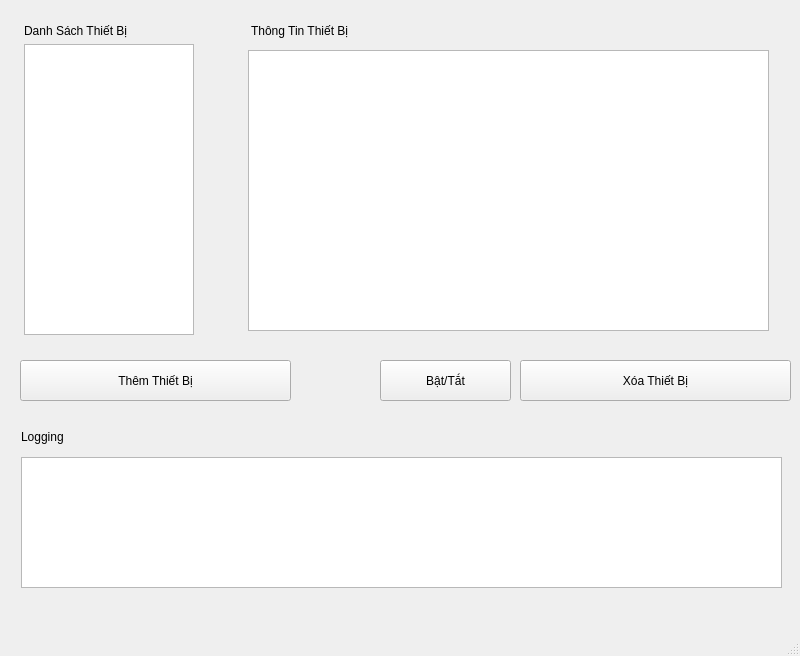
<?xml version="1.0" encoding="UTF-8"?>
<ui version="4.0">
 <class>SmartDeviceManager</class>
 <widget class="QMainWindow" name="SmartDeviceManager">
  <property name="geometry">
   <rect>
    <x>0</x>
    <y>0</y>
    <width>800</width>
    <height>656</height>
   </rect>
  </property>
  <property name="sizePolicy">
   <sizepolicy hsizetype="Fixed" vsizetype="Preferred">
    <horstretch>0</horstretch>
    <verstretch>0</verstretch>
   </sizepolicy>
  </property>
  <property name="windowTitle">
   <string>SmartDeviceManager</string>
  </property>
  <widget class="QWidget" name="centralwidget">
   <widget class="QWidget" name="bodyContainer" native="true">
    <property name="geometry">
     <rect>
      <x>11</x>
      <y>11</y>
      <width>771</width>
      <height>331</height>
     </rect>
    </property>
    <widget class="QLabel" name="label_2">
     <property name="geometry">
      <rect>
       <x>240</x>
       <y>10</y>
       <width>120</width>
       <height>20</height>
      </rect>
     </property>
     <property name="sizePolicy">
      <sizepolicy hsizetype="Maximum" vsizetype="Preferred">
       <horstretch>0</horstretch>
       <verstretch>0</verstretch>
      </sizepolicy>
     </property>
     <property name="text">
      <string>Thông Tin Thiết Bị</string>
     </property>
    </widget>
    <widget class="QWidget" name="layoutWidget">
     <property name="geometry">
      <rect>
       <x>13</x>
       <y>13</y>
       <width>172</width>
       <height>311</height>
      </rect>
     </property>
     <layout class="QVBoxLayout" name="verticalLayout">
      <item>
       <widget class="QLabel" name="label">
        <property name="sizePolicy">
         <sizepolicy hsizetype="Preferred" vsizetype="Maximum">
          <horstretch>0</horstretch>
          <verstretch>0</verstretch>
         </sizepolicy>
        </property>
        <property name="text">
         <string>Danh Sách Thiết Bị</string>
        </property>
       </widget>
      </item>
      <item>
       <widget class="QListWidget" name="listWidget">
        <property name="sizePolicy">
         <sizepolicy hsizetype="Expanding" vsizetype="Maximum">
          <horstretch>0</horstretch>
          <verstretch>0</verstretch>
         </sizepolicy>
        </property>
        <property name="maximumSize">
         <size>
          <width>170</width>
          <height>500</height>
         </size>
        </property>
       </widget>
      </item>
     </layout>
    </widget>
    <widget class="QPlainTextEdit" name="txtDevInfo">
     <property name="geometry">
      <rect>
       <x>237</x>
       <y>39</y>
       <width>521</width>
       <height>281</height>
      </rect>
     </property>
     <property name="sizePolicy">
      <sizepolicy hsizetype="Maximum" vsizetype="Maximum">
       <horstretch>0</horstretch>
       <verstretch>0</verstretch>
      </sizepolicy>
     </property>
    </widget>
   </widget>
   <widget class="QWidget" name="controlContainer" native="true">
    <property name="geometry">
     <rect>
      <x>10</x>
      <y>350</y>
      <width>781</width>
      <height>61</height>
     </rect>
    </property>
    <widget class="QPushButton" name="btnAddDevice">
     <property name="geometry">
      <rect>
       <x>10</x>
       <y>10</y>
       <width>271</width>
       <height>41</height>
      </rect>
     </property>
     <property name="text">
      <string>Thêm Thiết Bị</string>
     </property>
    </widget>
    <widget class="QPushButton" name="btnRemoveDevice">
     <property name="geometry">
      <rect>
       <x>510</x>
       <y>10</y>
       <width>271</width>
       <height>41</height>
      </rect>
     </property>
     <property name="text">
      <string>Xóa Thiết Bị</string>
     </property>
    </widget>
    <widget class="QPushButton" name="btnLightSwitch">
     <property name="geometry">
      <rect>
       <x>370</x>
       <y>10</y>
       <width>131</width>
       <height>41</height>
      </rect>
     </property>
     <property name="text">
      <string>Bật/Tắt</string>
     </property>
    </widget>
   </widget>
   <widget class="QWidget" name="logWidget" native="true">
    <property name="geometry">
     <rect>
      <x>11</x>
      <y>417</y>
      <width>778</width>
      <height>181</height>
     </rect>
    </property>
    <widget class="QPlainTextEdit" name="txtLogging">
     <property name="geometry">
      <rect>
       <x>10</x>
       <y>40</y>
       <width>761</width>
       <height>131</height>
      </rect>
     </property>
    </widget>
    <widget class="QLabel" name="label_3">
     <property name="geometry">
      <rect>
       <x>10</x>
       <y>10</y>
       <width>121</width>
       <height>20</height>
      </rect>
     </property>
     <property name="text">
      <string>Logging</string>
     </property>
    </widget>
   </widget>
  </widget>
  <widget class="QMenuBar" name="menubar">
   <property name="geometry">
    <rect>
     <x>0</x>
     <y>0</y>
     <width>800</width>
     <height>22</height>
    </rect>
   </property>
  </widget>
  <widget class="QStatusBar" name="statusbar"/>
 </widget>
 <resources/>
 <connections/>
</ui>
